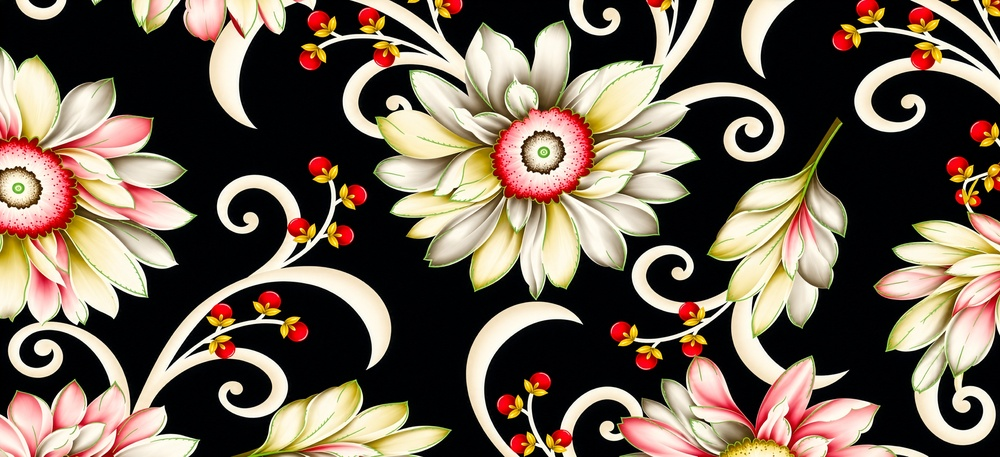
#> input picture textile_project/tests/samples/design13_black_floral.jpg, 1000 x 457 px, shrunk from 3709 x 1695 before the run
$ python -i repeat.py   (imports and definitions only)
#> lines starting #> are read from the running program, lines starting #| are printed output that depends on the picture
### textile_project/textile/io_utils.py
"""Files in and out, the mill's way: DPI written into every image, the final
as an LZW TIFF, no '#' in any name (some phone and zip apps skip such files).

Colour images are read with PIL, which opens any path Windows can (cv2.imread
cannot read a path with non-English letters on Windows); for an 8-bit PNG the
pixels are cv2's. Line art (grey) is read with `read_cv2`: PIL's grey differs.
"""
from __future__ import annotations

import io
import os
import re
from collections import deque
from concurrent.futures import ThreadPoolExecutor
from pathlib import Path

import numpy as np
from PIL import Image

def _pixel_limit() -> int:
    """Pillow's decompression-bomb guard, raised for mill-size files but never
    switched off (this module is also imported inside the LoomLab engine, so
    the setting is process-wide). 500 MP by default (a 2 m x 1.5 m repeat at
    300 DPI is ~419 MP); LOOMLAB_MAX_IMAGE_PIXELS (or MAX_IMAGE_PIXELS) changes
    it, read exactly as backend/app/core/pixels.py reads it."""
    for key in ('LOOMLAB_MAX_IMAGE_PIXELS', 'MAX_IMAGE_PIXELS'):
        raw = os.environ.get(key, '').strip().replace('_', '')
        if raw.isdigit() and int(raw) > 0:
            return int(raw)
    return 500_000_000


Image.MAX_IMAGE_PIXELS = _pixel_limit()

_UNSAFE = re.compile(r'[^A-Za-z0-9._-]+')


# [15 lines left out: functions safe_name, load_rgb, not called in this run]


def read_cv2(path, flag):
    """cv2.imread's pixels for any path: the file's bytes decoded by OpenCV.
    (cv2.imread itself cannot open a path with non-English letters on
    Windows; PIL's own grey conversion differs from OpenCV's by a level here
    and there, which would move pixels across a threshold.) None if unreadable."""
#> called with flag = 1
    import cv2
    try:
        data = np.fromfile(str(path), np.uint8)
    except OSError:
        return None
    return cv2.imdecode(data, flag) if data.size else None
#> returned value is the input picture: shape (457, 1000, 3); mean B, G, R 84.9, 99.7, 114


def to_image(arr: np.ndarray) -> Image.Image:
    """uint8 array -> PIL image (mode from the shape: L, RGB or RGBA)."""
    return Image.fromarray(np.ascontiguousarray(arr, dtype=np.uint8))


def save_png(img: Image.Image, path, dpi: int) -> Path:
    img.save(path, dpi=(dpi, dpi))
    return Path(path)


# [39 lines left out: functions save_tif, png_bytes, ordered_map, hex_of, rgb_of, not called in this run]


def inches(px: int, dpi: int) -> float:
    return round(px / dpi, 2)


# [12 lines left out: function unique_rgb, not called in this run]

### textile_project/textile/repeat.py
"""Repeat identify (Kaam B): reference_code/repeat_analyze.py as a module.

The logic is the script's, step for step (its numbers are the defaults):
  1. many small patches (150 px, every 90 px, skipping flat ones: std < 40)
  2. each template-matched over the whole image (TM_CCOEFF_NORMED); the 8
     best matches over 0.55 give displacement vectors (dy >= 0, dy <= 400)
  3. DBSCAN (eps 25, min 8) clusters them into the lattice vectors
  4. a horizontal vector (|dy| < 10) and a vertical one (dy > 150, |dx| small)
     give the straight block W x H; a vector near (H/2, W/2) means half-drop
     (or brick); the vertical vector's dx is the shear (jhukav)
  5. mirrored patches matching > 0.6 on average: mirror repeat

Changed from the script: it returns a dict (JSON for the user and for
`textile tile`) instead of only printing, reads with cv2.imdecode (any
Windows path; the same pixels), and says what it found when there is no
full lattice, as ROADMAP Phase 3 asks: a vertical repeat with no horizontal
one is a panel print (no tile to cut), and neither is "no repeat".
"""
from __future__ import annotations

import cv2
import numpy as np
from sklearn.cluster import DBSCAN

from .io_utils import read_cv2


def analyze(path, patch=150, step=90, thr=0.55, max_dy=400, gray=None):
    if gray is None:
        im = read_cv2(path, cv2.IMREAD_COLOR)       # colour, then grey: the script's own pixels
        if im is None:
            raise ValueError('image read nahi hui - path check karo.')
        gray = cv2.cvtColor(im, cv2.COLOR_BGR2GRAY)
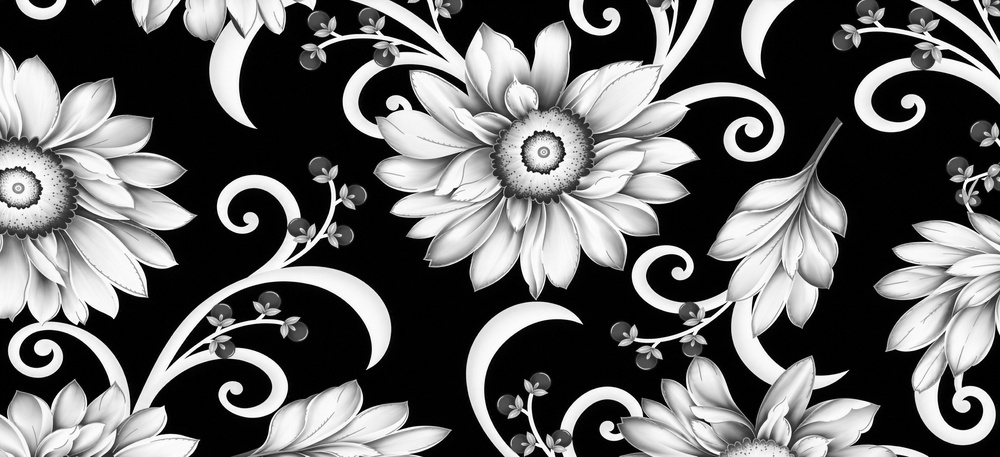
#> gray: shape (457, 1000); min 0, max 255, mean 102.2
    g = gray
    Hh, Ww = g.shape
#> Hh = 457; Ww = 1000
    vecs, mirror_scores = [], []
    for y in range(60, Hh - patch - 60, step):
        for x in range(40, Ww - patch - 40, step):
            t = g[y:y + patch, x:x + patch]
            if t.std() < 40:          # khaali patch skip
                continue
            r = cv2.matchTemplate(g, t, cv2.TM_CCOEFF_NORMED)
            mirror_scores.append(cv2.matchTemplate(g, cv2.flip(t, 1), cv2.TM_CCOEFF_NORMED).max())
            rr = r.copy()
            rr[max(0, y - 60):y + 60, max(0, x - 60):x + 60] = -1
            for _ in range(8):
                yy, xx = np.unravel_index(rr.argmax(), rr.shape)
                v = rr[yy, xx]
                if v < thr:
                    break
                dy, dx = yy - y, xx - x
                if dy < 0 or (dy == 0 and dx < 0):
                    dy, dx = -dy, -dx
                if dy <= max_dy:
                    vecs.append((dy, dx, v))
                rr[max(0, yy - 40):yy + 40, max(0, xx - 40):xx + 40] = -1
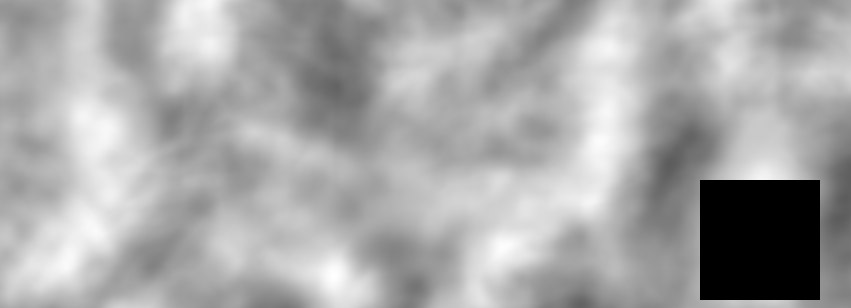
#> rr: shape (308, 851) float32; min -1, max 0.447, mean -0.0474; drawn with min black and max white
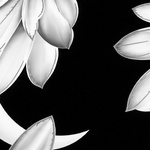
#> t: shape (150, 150); min 0, max 255, mean 87.3
#> after the loop, mirror_scores = 27 values, max 0.659 at index 21, min 0.249 at index 5, mean 0.49; vecs = [(62, -507, 0.668), (116, 151, 0.575), (60, -508, 0.593), (103, 151, 0.565), (40, 169, 0.695), (54, 674, 0.59), (95, 687, 0.558), (6, 666, 0.557)]
    out = {'size_px': [Ww, Hh], 'type': 'none', 'clusters': [],
           'mirror_score': round(float(np.mean(mirror_scores)), 2) if mirror_scores else None}
#> out = {'size_px': [1000, 457], 'type': 'none', 'clusters': [], 'mirror_score': 0.49}
    out['mirror'] = bool(mirror_scores) and bool(np.mean(mirror_scores) > 0.6)
    if not vecs:
        return out
    V = np.array(vecs)
#> V = [[62, -507, 0.668], [116, 151, 0.575], [60, -508, 0.593], [103, 151, 0.565], [40, 169, 0.695], [54, 674, 0.59], [95, 687, 0.558], [6, 666, 0.557]]
    lab = DBSCAN(eps=25, min_samples=8).fit(V[:, :2]).labels_
#> lab = [-1, -1, -1, -1, -1, -1, -1, -1]
    clusters = []
    for l in sorted(set(lab) - {-1}):
        m = V[lab == l]
        clusters.append((len(m), m[:, 0].mean(), m[:, 1].mean(), m[:, 2].mean()))
#> this loop made 0 passes
#> after the loop, clusters = []
    clusters.sort(key=lambda c: -c[0])
    out['clusters'] = [{'n': int(c[0]), 'dy': round(float(c[1]), 1), 'dx': round(float(c[2]), 1),
                        'score': round(float(c[3]), 2)} for c in clusters]
    if not clusters:
        return out

    horiz = [c for c in clusters if abs(c[1]) < 10]
    vert = [c for c in clusters if c[1] > 150 and abs(c[2]) < 0.25 * Ww and abs(c[2]) < c[1] * 0.3]
    if horiz and vert:
        W = abs(min(horiz, key=lambda c: abs(c[2]))[2])
        Hv = min(vert, key=lambda c: c[1])
        H, shear = Hv[1], Hv[2]
        half = [c for c in clusters if abs(c[1] - H / 2) < 30 and abs(abs(c[2] - shear / 2) - W / 2) < 40]
        out.update({'type': 'half-drop' if half else 'straight', 'W': round(float(W), 1), 'H': round(float(H), 1),
                    'shear': round(float(shear), 1),
                    'shear_deg': round(float(np.degrees(np.arctan2(shear, H))), 1)})
        if half:
            out.update({'unit': [round(float(W / 2), 1), round(float(H), 1)], 'drop': round(float(H / 2), 1)})
    elif vert:
        Hv = min(vert, key=lambda c: c[1])
        out.update({'type': 'panel', 'H': round(float(Hv[1]), 1), 'shear': round(float(Hv[2]), 1)})
    elif horiz:
        out.update({'type': 'border', 'W': round(float(abs(min(horiz, key=lambda c: abs(c[2]))[2])), 1)})
    out['avg_match'] = round(float(np.mean([c[3] for c in clusters])), 2)
    return out


def summary_hinglish(r):
    """The script's own lines, from the dict."""
    lines = []
    if r['clusters']:
        lines.append('Repeat vectors (count, dy, dx, match score):')
        lines += [f"  n={c['n']:4d}  dy={c['dy']:7.1f}  dx={c['dx']:7.1f}  score={c['score']:.2f}" for c in r['clusters']]
    if r['mirror_score'] is not None:
        lines.append(f"Mirror match: {r['mirror_score']:.2f} avg -> {'MIRROR ho sakta hai' if r['mirror'] else 'mirror nahi'}")
    t = r['type']
    if t in ('half-drop', 'straight'):
        lines.append(f"Repeat type: {'HALF-DROP (ya brick)' if t == 'half-drop' else 'STRAIGHT / FULL DROP'}")
        lines.append(f"Full straight repeat block ~ {r['W']:.0f} x {r['H']:.0f} px")
        if t == 'half-drop':
            lines.append(f"Half-drop unit ~ {r['unit'][0]:.0f} x {r['unit'][1]:.0f} px, drop {r['drop']:.0f} px")
        if abs(r['shear']) > 5:
            lines.append(f"Shear/jhukav: har {r['H']:.0f} px par {r['shear']:.0f} px (~{r['shear_deg']:.1f} deg) -> deshear karo")
    elif t == 'panel':
        lines.append(f"Repeat type: PANEL PRINT (sirf upar-neeche {r['H']:.0f} px par repeat, aar-paar nahi). "
                     'All-over nahi hai: tile mat kaato, mill ko "panel print, straight vertical repeat" bolo.')
    elif t == 'border':
        lines.append(f"Repeat type: BORDER (sirf aar-paar {r['W']:.0f} px par repeat). Tile nahi banega.")
    else:
        lines.append('Koi repeat nahi mila (ya design bahut irregular hai).')
    if r.get('avg_match') is not None and r['avg_match'] < 0.85:
        lines.append(f"Note: avg match {r['avg_match']:.2f} < 0.85 -> copies exact nahi (AI image). "
                     'Tile banate waqt seam-cut zaroori.')
    return '\n'.join(lines)

>>> result = analyze('../tests/samples/design13_black_floral.jpg')
#> result = {'size_px': [1000, 457], 'type': 'none', 'clusters': [], 'mirror_score': 0.49, 'mirror': False}

$ run again, on textile_project/tests/samples/ai_floral_allover.png
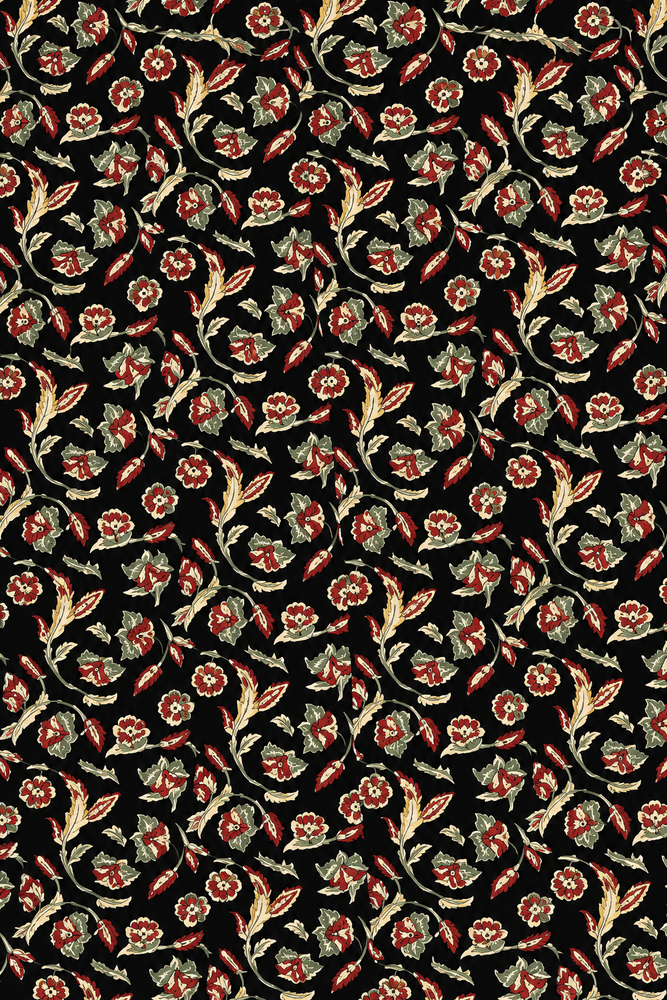
#> input picture textile_project/tests/samples/ai_floral_allover.png, 667 x 1000 px, shrunk from 1024 x 1536 before the run
#> in read_cv2, returned value is the input picture: shape (1000, 667, 3); mean B, G, R 49.4, 60.6, 76.6
#> after the loop in analyze, `for y in range(60, Hh - patch - 60, step):`:
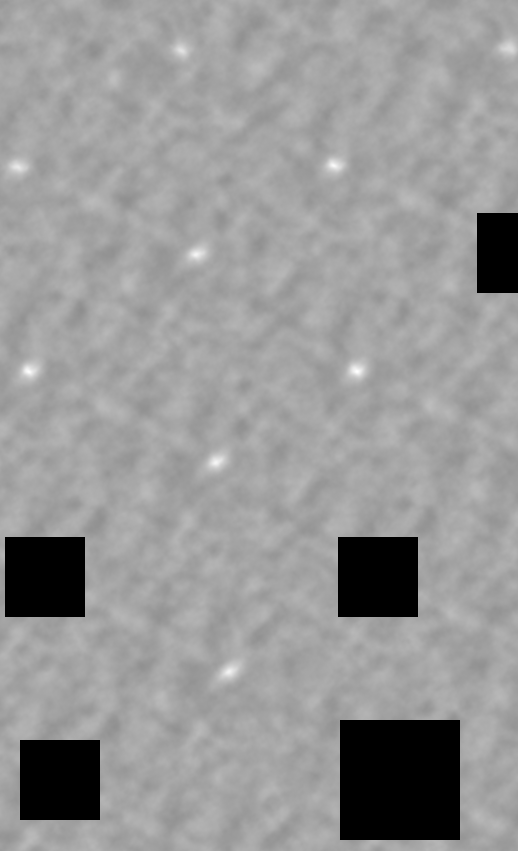
#> rr: shape (851, 518) float32; min -1, max 0.544, mean -0.0838; drawn with min black and max white
#> after the loop in analyze, `for y in range(60, Hh - patch - 60, step):`:
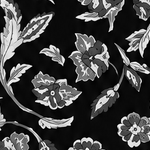
#> t: shape (150, 150); min 0, max 255, mean 65
#> after the loop in analyze, `for y in range(60, Hh - patch - 60, step):`: mirror_scores = 45 values, max 0.203 at index 2, min 0.137 at index 18, mean 0.165; vecs = 165 items, first 6: (200, 336, 0.615), (204, 337, 0.577), (204, 14, 0.574), (200, 20, 0.597), (202, -303, 0.554), (2, -316, 0.64)
#> out = {'size_px': [667, 1000], 'type': 'none', 'clusters': [], 'mirror_score': 0.17}
#> V = 165 rows, first 8: [200, 336, 0.615], [204, 337, 0.577], [204, 14, 0.574], [200, 20, 0.597], [202, -303, 0.554], [2, -316, 0.64], [203, 338, 0.585], [204, 11, 0.575]
#> lab = 165 values, max 6 at index 43, min -1 at index 14, mean 1.98
#> the loop in analyze, `for l in sorted(set(lab) - {-1}):` made 7 passes
#> after the loop in analyze, `for l in sorted(set(lab) - {-1}):`: clusters = [(18, 204.7, 347.5, 0.64), (55, 206.2, 18.27, 0.651), (18, 206.2, -309.4, 0.632), (9, 1.22, -322.2, 0.65), (22, 103, -155.3, 0.602), (12, 90.58, 186.8, 0.604), (13, 0, 332.3, 0.714)]
#> horiz = [(13, 0, 332.3, 0.714), (9, 1.22, -322.2, 0.65)]
#> vert = [(55, 206.2, 18.27, 0.651)]
#> W = 322.2
#> Hv = (55, 206.2, 18.27, 0.651)
#> H = 206.2; shear = 18.27
#> half = [(22, 103, -155.3, 0.602), (12, 90.58, 186.8, 0.604)]
#> result = 12 items

$ run again, on textile_project/tests/samples/floral_lineart.png
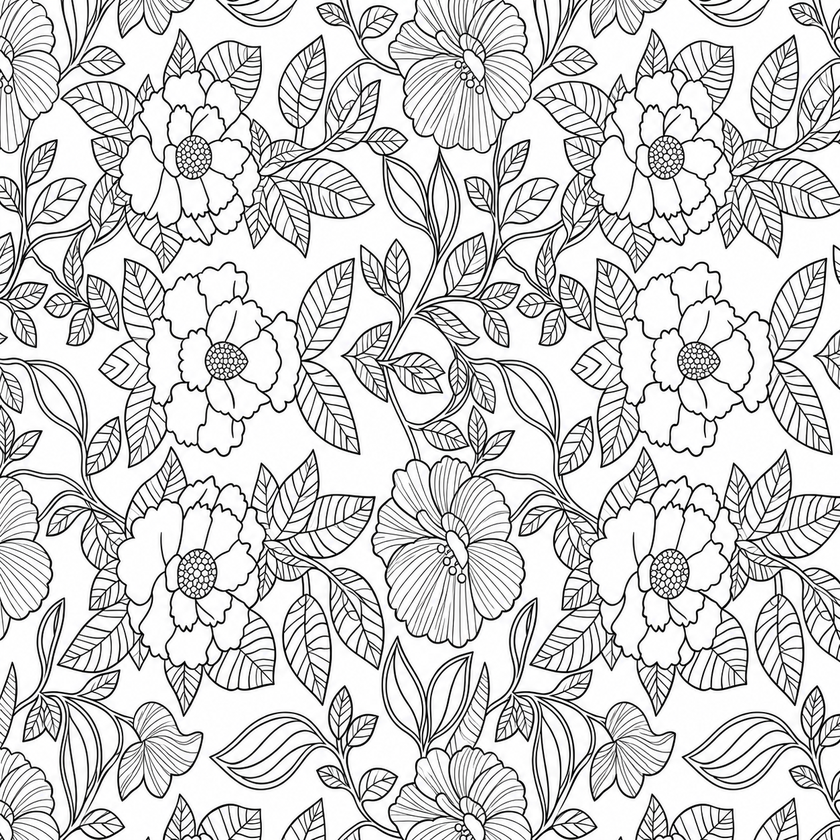
#> input picture textile_project/tests/samples/floral_lineart.png, 840 x 840 px, shrunk from 1254 x 1254 before the run
#> in read_cv2, returned value is the input picture: shape (840, 840, 3); mean B, G, R 210.3, 210.2, 210.2
#> after the loop in analyze, `for y in range(60, Hh - patch - 60, step):`:
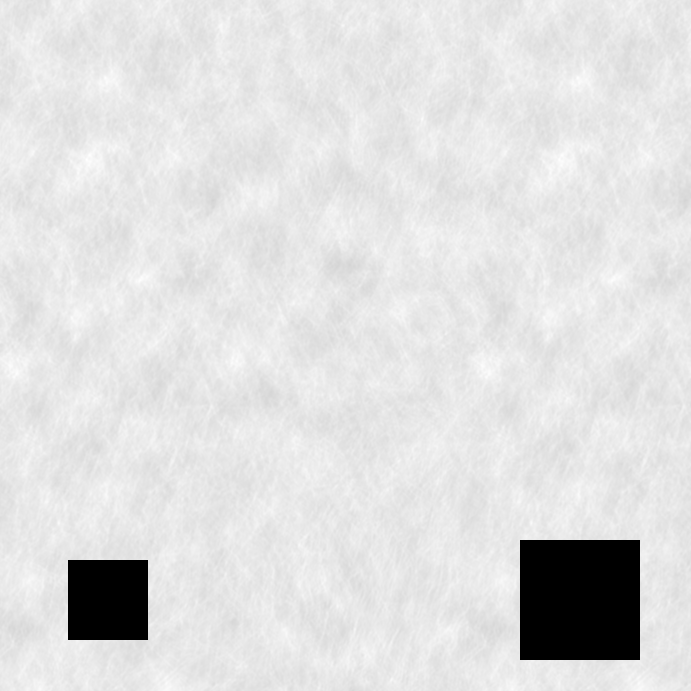
#> rr: shape (691, 691) float32; min -1, max 0.0984, mean -0.0433; drawn with min black and max white
#> after the loop in analyze, `for y in range(60, Hh - patch - 60, step):`:
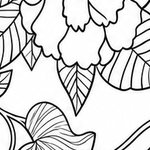
#> t: shape (150, 150); min 0, max 255, mean 215.1
#> after the loop in analyze, `for y in range(60, Hh - patch - 60, step):`: mirror_scores = 49 values, max 0.149 at index 20, min 0.0795 at index 4, mean 0.101; vecs = 28 items, first 6: (0, 472, 0.903), (0, 472, 0.914), (0, 472, 0.896), (0, 472, 0.912), (0, 472, 0.902), (0, 472, 0.901)
#> out = {'size_px': [840, 840], 'type': 'none', 'clusters': [], 'mirror_score': 0.1}
#> V = 28 rows, first 8: [0, 472, 0.903], [0, 472, 0.914], [0, 472, 0.896], [0, 472, 0.912], [0, 472, 0.902], [0, 472, 0.901], [0, 472, 0.895], [0, 472, 0.9]
#> lab = 28 values from 0 to 0
#> the loop in analyze, `for l in sorted(set(lab) - {-1}):` made 1 pass
#> after the loop in analyze, `for l in sorted(set(lab) - {-1}):`: clusters = [(28, 0, 472, 0.899)]
#> vert = []
#> result = 7 items
